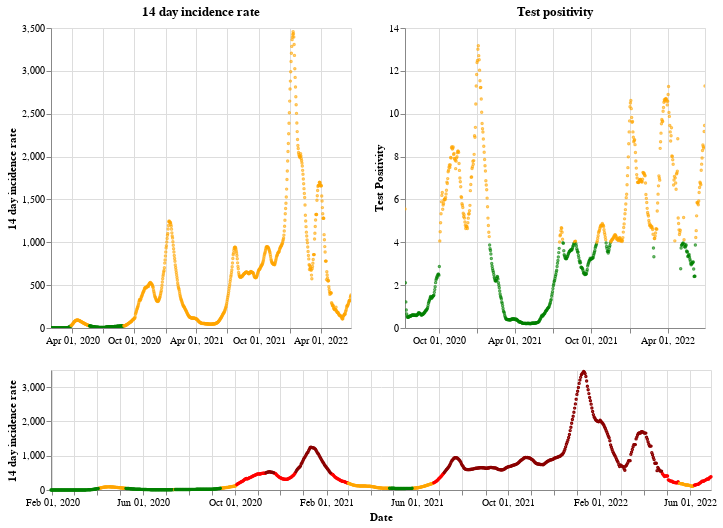

This figure's notebook cell:
### Markdown cell above
## England

### Code cell
plot_traffic_light('England')

### Figure 1 — Vega-Lite specification as saved in the notebook (floating-point values rounded to 4 significant figures; data arrays with more than 128 entries replaced by an {"elided": "..."} marker saying what was removed)
{"config": {"view": {"continuousWidth": 400, "continuousHeight": 300}}, "vconcat": [{"hconcat": [{"mark": {"type": "point", "size": 2}, "encoding": {"color": {"condition": {"value": "green", "test": "(datum.twoWeeklyCasesRate <= 25)"}, "value": "orange"}, "tooltip": [{"type": "nominal", "field": "areaName"}, {"type": "temporal", "field": "date"}, {"type": "quantitative", "field": "twoWeeklyCasesRate"}, {"type": "quantitative", "field": "testPositivity"}], "x": {"type": "temporal", "axis": {"title": ""}, "field": "date", "scale": {"domain": {"selection": "DateBrush"}}, "timeUnit": "yearmonthdate"}, "y": {"type": "quantitative", "axis": {"title": "14 day incidence rate"}, "field": "twoWeeklyCasesRate"}}, "title": "14 day incidence rate", "width": 300}, {"mark": {"type": "point", "size": 2}, "encoding": {"color": {"condition": {"value": "green", "test": "(datum.testPositivity <= 4)"}, "value": "orange"}, "tooltip": [{"type": "nominal", "field": "areaName"}, {"type": "temporal", "field": "date"}, {"type": "quantitative", "field": "twoWeeklyCasesRate"}, {"type": "quantitative", "field": "testPositivity"}], "x": {"type": "temporal", "axis": {"title": ""}, "field": "date", "scale": {"domain": {"selection": "DateBrush"}}, "timeUnit": "yearmonthdate"}, "y": {"type": "quantitative", "axis": {"title": "Test Positivity"}, "field": "testPositivity"}}, "title": "Test positivity", "width": 300}]}, {"layer": [{"mark": {"type": "point", "size": 2}, "encoding": {"color": {"condition": {"value": "orange", "test": "(((datum.testPositivity < 4) && (datum.twoWeeklyCasesRate >= 50)) && (datum.twoWeeklyCasesRate < 200))"}, "value": "red"}, "opacity": {"condition": {"value": 1, "test": "((datum.twoWeeklyCasesRate >= 50) && (datum.twoWeeklyCasesRate < 500))"}, "value": 0}, "tooltip": [{"type": "nominal", "field": "areaName"}, {"type": "temporal", "field": "date"}, {"type": "quantitative", "field": "twoWeeklyCasesRate"}, {"type": "quantitative", "field": "testPositivity"}], "x": {"type": "temporal", "axis": {"title": "Date"}, "field": "date", "timeUnit": "yearmonthdate"}, "y": {"type": "quantitative", "axis": {"title": "14 day incidence rate"}, "field": "twoWeeklyCasesRate"}}, "selection": {"DateBrush": {"type": "interval", "encodings": ["x"], "fields": ["Time"]}}}, {"mark": {"type": "point", "size": 2}, "encoding": {"color": {"value": "darkred"}, "opacity": {"condition": {"value": 1, "test": "(datum.twoWeeklyCasesRate >= 500)"}, "value": 0}, "tooltip": [{"type": "nominal", "field": "areaName"}, {"type": "temporal", "field": "date"}, {"type": "quantitative", "field": "twoWeeklyCasesRate"}, {"type": "quantitative", "field": "testPositivity"}], "x": {"type": "temporal", "axis": {"title": "Date"}, "field": "date", "timeUnit": "yearmonthdate"}, "y": {"type": "quantitative", "axis": {"title": "14 day incidence rate"}, "field": "twoWeeklyCasesRate"}}}, {"mark": {"type": "point", "size": 2}, "encoding": {"color": {"condition": {"value": "green", "test": "((datum.testPositivity < 4) && (datum.twoWeeklyCasesRate < 50))"}, "value": "orange"}, "opacity": {"condition": {"value": 1, "test": "(datum.twoWeeklyCasesRate < 50)"}, "value": 0}, "tooltip": [{"type": "nominal", "field": "areaName"}, {"type": "temporal", "field": "date"}, {"type": "quantitative", "field": "twoWeeklyCasesRate"}, {"type": "quantitative", "field": "testPositivity"}], "x": {"type": "temporal", "axis": {"title": "Date"}, "field": "date", "timeUnit": "yearmonthdate"}, "y": {"type": "quantitative", "axis": {"title": "14 day incidence rate"}, "field": "twoWeeklyCasesRate"}}}], "height": 120, "width": 660}], "data": {"name": "data-116acdf7a1b0ed0f383b2ce156cf8e53"}, "$schema": "https://vega.github.io/schema/vega-lite/v4.8.1.json", "datasets": {"data-116acdf7a1b0ed0f383b2ce156cf8e53": {"elided": "882 records"}}}
